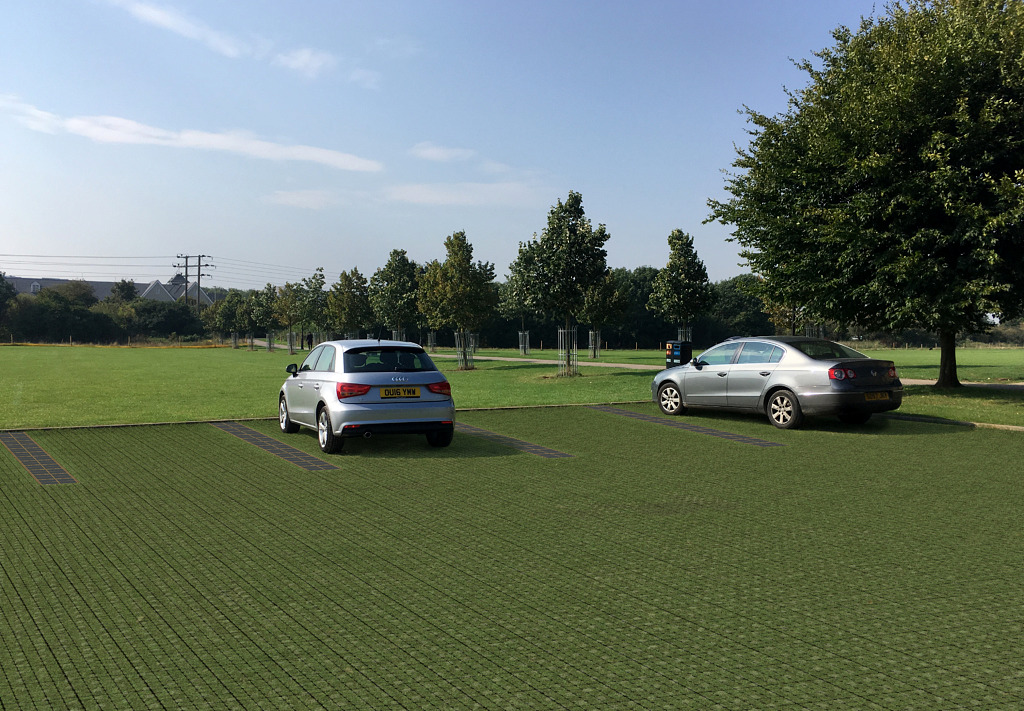
#> input picture Park Images/park.jpg, 1024 x 711 px
$ python image_format.py 'Park Images/rabbit2.png' 'Park Images' 'Park Images'   (older library calls are emulated)
#> lines starting #> are read from the running program, lines starting #| are printed output that depends on the picture; pictures that were not available may be replaced by others from this repository, and a replacement may not be noted

import sys
import os
import PIL
from PIL import Image
import math

imageName = sys.argv[1]
folderPath = sys.argv[2]
newFolderPath = sys.argv[3]

path = "./%s/" % folderPath
newpath = "./%s/" % newFolderPath
i = 0

for filename in os.listdir(path):
    src = path + filename
    newname = imageName + str(i) + ".jpeg"
    dst = path + newname
    i += 1

    os.rename(src, dst)
#> pass 2 of the loop `for filename in os.listdir(path):`:

for filename in os.listdir(path):
    if filename != ".DS_Store":
        try:
            img = Image.open(path + filename)
#> img is the input picture: PIL image 1024x711 RGB; mean R, G, B 101.4, 113.9, 99
            bg = Image.open('white.jpeg')
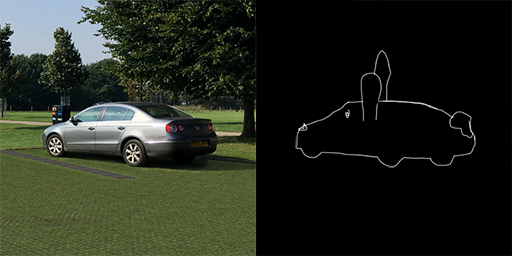
#> input picture Park Images/rabbit2.png, 512 x 256 px, given in place of white.jpeg, which was not available
#> bg is the input picture: PIL image 512x256 RGB; mean R, G, B 36.7, 41.3, 31
            w, h = img.size
#> w = 1024; h = 711
            bg = bg.resize((w, h), Image.ANTIALIAS)
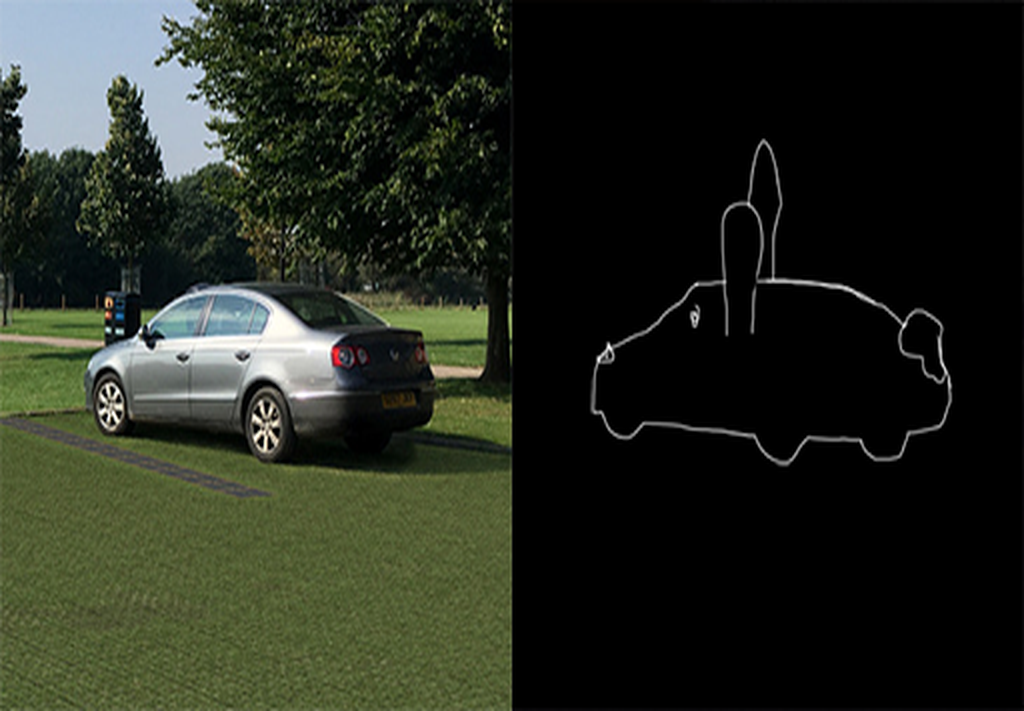
#> bg: PIL image 1024x711 RGB; mean R, G, B 36.8, 41.4, 31.1
            bg = bg.convert("RGBA")
#> bg: PIL image 1024x711 RGBA
            img = img.convert("RGBA")
#> img: PIL image 1024x711 RGBA
            bg.paste(img, (0, 0), img)
            img = bg

            print(filename)
            img = img.resize((286, 286), Image.ANTIALIAS)
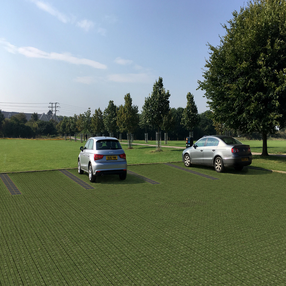
#> img: PIL image 286x286 RGBA; mean R, G, B, A 101.4, 113.9, 99, 255
            if not os.path.exists(newpath):
                os.makedirs(newpath)
            img = img.save(newpath + filename.split('.')[0]+'.png', format='png')
        except:
            continue
#> pass 2 of the loop `for filename in os.listdir(path):`:
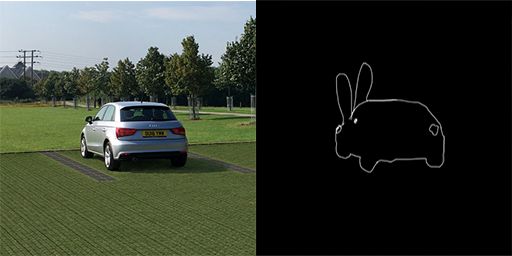
#> input picture Park Images/rabbit1.png, 512 x 256 px
#> img is the input picture: PIL image 512x256 RGB; mean R, G, B 51.2, 56.7, 46.6
#> `bg = bg.convert("RGBA")`:
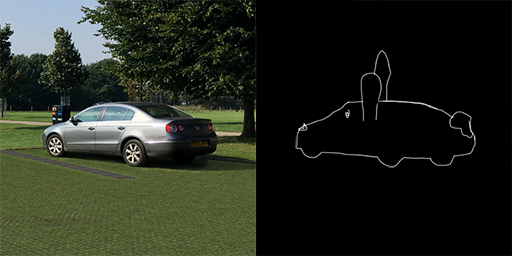
#> bg: PIL image 512x256 RGBA; mean R, G, B, A 36.7, 41.3, 31, 255
#> `img = img.resize((286, 286), Image.ANTIALIAS)`:
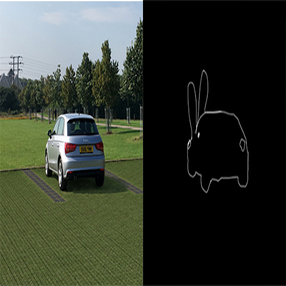
#> img: PIL image 286x286 RGBA; mean R, G, B, A 51.3, 56.7, 46.7, 255
        # [4 lines of commented-out code are left out]
